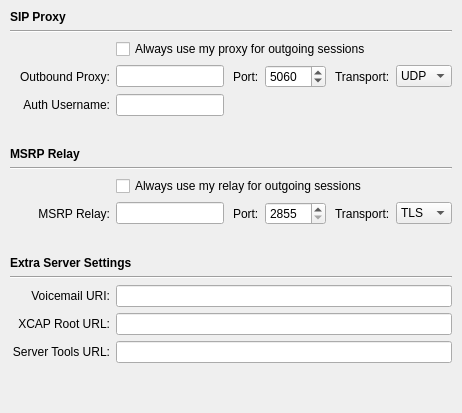
          <widget class="QWidget" name="server_settings_tab">
           <attribute name="title">
            <string>Server Settings</string>
           </attribute>
           <layout class="QGridLayout" name="server_settings_tab_layout">
            <property name="margin">
             <number>10</number>
            </property>
            <item row="0" column="0" colspan="6">
             <widget class="QLabel" name="sip_proxy_label">
              <property name="font">
               <font>
                <weight>75</weight>
                <bold>true</bold>
               </font>
              </property>
              <property name="text">
               <string>SIP Proxy</string>
              </property>
             </widget>
            </item>
            <item row="1" column="0" colspan="6">
             <widget class="Line" name="line_3">
              <property name="orientation">
               <enum>Qt::Horizontal</enum>
              </property>
             </widget>
            </item>
            <item row="2" column="1" colspan="5">
             <widget class="QCheckBox" name="always_use_my_proxy_button">
              <property name="text">
               <string>Always use my proxy for outgoing sessions</string>
              </property>
             </widget>
            </item>
            <item row="3" column="0">
             <widget class="QLabel" name="outbound_proxy_label">
              <property name="minimumSize">
               <size>
                <width>100</width>
                <height>0</height>
               </size>
              </property>
              <property name="text">
               <string>Outbound Proxy:</string>
              </property>
              <property name="alignment">
               <set>Qt::AlignRight|Qt::AlignTrailing|Qt::AlignVCenter</set>
              </property>
             </widget>
            </item>
            <item row="3" column="1">
             <widget class="QLineEdit" name="outbound_proxy_host_editor"/>
            </item>
            <item row="3" column="2">
             <widget class="QLabel" name="outbound_proxy_port_label">
              <property name="text">
               <string>Port:</string>
              </property>
              <property name="indent">
               <number>3</number>
              </property>
             </widget>
            </item>
            <item row="3" column="3">
             <widget class="QSpinBox" name="outbound_proxy_port">
              <property name="minimum">
               <number>1</number>
              </property>
              <property name="maximum">
               <number>65535</number>
              </property>
              <property name="value">
               <number>5060</number>
              </property>
             </widget>
            </item>
            <item row="3" column="4">
             <widget class="QLabel" name="outbound_proxy_transport_label">
              <property name="text">
               <string>Transport:</string>
              </property>
              <property name="indent">
               <number>3</number>
              </property>
             </widget>
            </item>
            <item row="3" column="5">
             <widget class="QComboBox" name="outbound_proxy_transport_button">
              <item>
               <property name="text">
                <string>UDP</string>
               </property>
              </item>
              <item>
               <property name="text">
                <string>TCP</string>
               </property>
              </item>
              <item>
               <property name="text">
                <string>TLS</string>
               </property>
              </item>
             </widget>
            </item>
            <item row="4" column="0">
             <widget class="QLabel" name="auth_username_label">
              <property name="text">
               <string>Auth Username:</string>
              </property>
              <property name="alignment">
               <set>Qt::AlignRight|Qt::AlignTrailing|Qt::AlignVCenter</set>
              </property>
             </widget>
            </item>
            <item row="4" column="1">
             <widget class="QLineEdit" name="auth_username_editor"/>
            </item>
            <item row="5" column="0" colspan="6">
             <spacer name="server_settings_spacer_2">
              <property name="orientation">
               <enum>Qt::Vertical</enum>
              </property>
              <property name="sizeType">
               <enum>QSizePolicy::Fixed</enum>
              </property>
              <property name="sizeHint" stdset="0">
               <size>
                <width>20</width>
                <height>25</height>
               </size>
              </property>
             </spacer>
            </item>
            <item row="6" column="0" colspan="6">
             <widget class="QLabel" name="msrp_label">
              <property name="font">
               <font>
                <weight>75</weight>
                <bold>true</bold>
               </font>
              </property>
              <property name="text">
               <string>MSRP Relay</string>
              </property>
             </widget>
            </item>
            <item row="7" column="0" colspan="6">
             <widget class="Line" name="line_4">
              <property name="orientation">
               <enum>Qt::Horizontal</enum>
              </property>
             </widget>
            </item>
            <item row="8" column="1" colspan="5">
             <widget class="QCheckBox" name="always_use_my_msrp_relay_button">
              <property name="text">
               <string>Always use my relay for outgoing sessions</string>
              </property>
             </widget>
            </item>
            <item row="9" column="0">
             <widget class="QLabel" name="msrp_relay_label">
              <property name="text">
               <string>MSRP Relay:</string>
              </property>
              <property name="alignment">
               <set>Qt::AlignRight|Qt::AlignTrailing|Qt::AlignVCenter</set>
              </property>
             </widget>
            </item>
            <item row="9" column="1">
             <widget class="LineEdit" name="msrp_relay_host_editor">
              <property name="inactiveText" stdset="0">
               <string>Relay address taken from DNS</string>
              </property>
              <property name="widgetSpacing" stdset="0">
               <number>0</number>
              </property>
             </widget>
            </item>
            <item row="9" column="2">
             <widget class="QLabel" name="msrp_relay_port_label">
              <property name="text">
               <string>Port:</string>
              </property>
              <property name="indent">
               <number>3</number>
              </property>
             </widget>
            </item>
            <item row="9" column="3">
             <widget class="QSpinBox" name="msrp_relay_port">
              <property name="specialValueText">
               <string>2855</string>
              </property>
              <property name="minimum">
               <number>0</number>
              </property>
              <property name="maximum">
               <number>65535</number>
              </property>
              <property name="value">
               <number>0</number>
              </property>
             </widget>
            </item>
            <item row="9" column="4">
             <widget class="QLabel" name="msrp_relay_transport_label">
              <property name="text">
               <string>Transport:</string>
              </property>
              <property name="indent">
               <number>3</number>
              </property>
             </widget>
            </item>
            <item row="9" column="5">
             <widget class="QComboBox" name="msrp_relay_transport_button">
              <item>
               <property name="text">
                <string>TLS</string>
               </property>
              </item>
              <item>
               <property name="text">
                <string>TCP</string>
               </property>
              </item>
             </widget>
            </item>
            <item row="10" column="0" colspan="6">
             <spacer name="server_settings_spacer_3">
              <property name="orientation">
               <enum>Qt::Vertical</enum>
              </property>
              <property name="sizeType">
               <enum>QSizePolicy::Fixed</enum>
              </property>
              <property name="sizeHint" stdset="0">
               <size>
                <width>20</width>
                <height>25</height>
               </size>
              </property>
             </spacer>
            </item>
            <item row="11" column="0" colspan="6">
             <widget class="QLabel" name="voicemail_label">
              <property name="font">
               <font>
                <weight>75</weight>
                <bold>true</bold>
               </font>
              </property>
              <property name="text">
               <string>Extra Server Settings</string>
              </property>
             </widget>
            </item>
            <item row="12" column="0" colspan="6">
             <widget class="Line" name="line_5">
              <property name="orientation">
               <enum>Qt::Horizontal</enum>
              </property>
             </widget>
            </item>
            <item row="13" column="0">
             <widget class="QLabel" name="voicemail_uri_label">
              <property name="text">
               <string>Voicemail URI:</string>
              </property>
              <property name="alignment">
               <set>Qt::AlignRight|Qt::AlignTrailing|Qt::AlignVCenter</set>
              </property>
             </widget>
            </item>
            <item row="13" column="1" colspan="5">
             <widget class="LineEdit" name="voicemail_uri_editor">
              <property name="inactiveText" stdset="0">
               <string>Discovered by subscribing to myself</string>
              </property>
              <property name="widgetSpacing" stdset="0">
               <number>0</number>
              </property>
             </widget>
            </item>
            <item row="14" column="0">
             <widget class="QLabel" name="xcap_root_label">
              <property name="text">
               <string>XCAP Root URL:</string>
              </property>
              <property name="alignment">
               <set>Qt::AlignRight|Qt::AlignTrailing|Qt::AlignVCenter</set>
              </property>
             </widget>
            </item>
            <item row="14" column="1" colspan="5">
             <widget class="LineEdit" name="xcap_root_editor">
              <property name="inactiveText" stdset="0">
               <string>Taken from the DNS TXT record for xcap.domain</string>
              </property>
              <property name="widgetSpacing" stdset="0">
               <number>0</number>
              </property>
             </widget>
            </item>
            <item row="15" column="0">
             <widget class="QLabel" name="server_tools_url_label">
              <property name="text">
               <string>Server Tools URL:</string>
              </property>
              <property name="alignment">
               <set>Qt::AlignRight|Qt::AlignTrailing|Qt::AlignVCenter</set>
              </property>
             </widget>
            </item>
            <item row="15" column="1" colspan="5">
             <widget class="QLineEdit" name="server_tools_url_editor"/>
            </item>
            <item row="16" column="0" colspan="6">
             <spacer name="server_settings_spacer">
              <property name="orientation">
               <enum>Qt::Vertical</enum>
              </property>
              <property name="sizeHint" stdset="0">
               <size>
                <width>20</width>
                <height>40</height>
               </size>
              </property>
             </spacer>
            </item>
           </layout>
          </widget>
